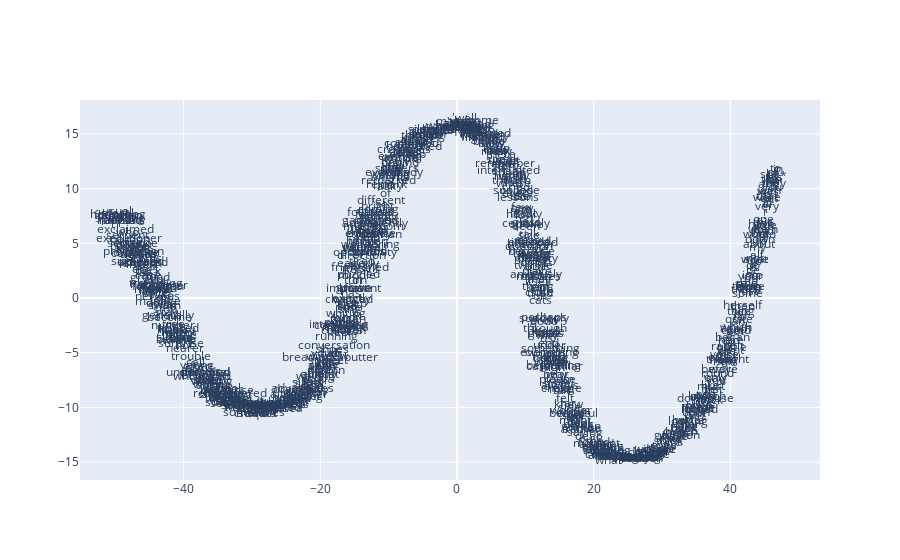

The notebook cell saved with this chart:
### Code cell
def plot_with_plotly(x_vals, y_vals, labels, plot_in_notebook=True):
    from plotly.offline import init_notebook_mode, iplot, plot
    import plotly.graph_objs as go

    trace = go.Scatter(x=x_vals, y=y_vals, mode='text', text=labels)
    data = [trace]

    if plot_in_notebook:
        init_notebook_mode(connected=True)
        iplot(data, filename='word-embedding-plot')
    else:
        plot(data, filename='word-embedding-plot.html')


def plot_with_matplotlib(x_vals, y_vals, labels):
    import matplotlib.pyplot as plt
    import random

    random.seed(0)

    plt.figure(figsize=(12, 12))
    plt.scatter(x_vals, y_vals)

    #
    # Label randomly subsampled 25 data points
    #
    indices = list(range(len(labels)))
    selected_indices = random.sample(indices, 25)
    for i in selected_indices:
        plt.annotate(labels[i], (x_vals[i], y_vals[i]))

try:
    get_ipython()
except Exception:
    plot_function = plot_with_matplotlib
else:
    plot_function = plot_with_plotly

plot_function(x_vals, y_vals, labels)

### Figure 1 — Plotly figure (JSON) as saved in the notebook; plotly's stock layout.template omitted (floating-point values rounded to 4 significant figures; data arrays with more than 128 entries replaced by an {"elided": "..."} marker saying what was removed)
{"data": [{"mode": "text", "text": {"elided": "704 str values"}, "type": "scatter", "x": {"elided": "704 float values"}, "y": {"elided": "704 float values"}}], "layout": {}}
